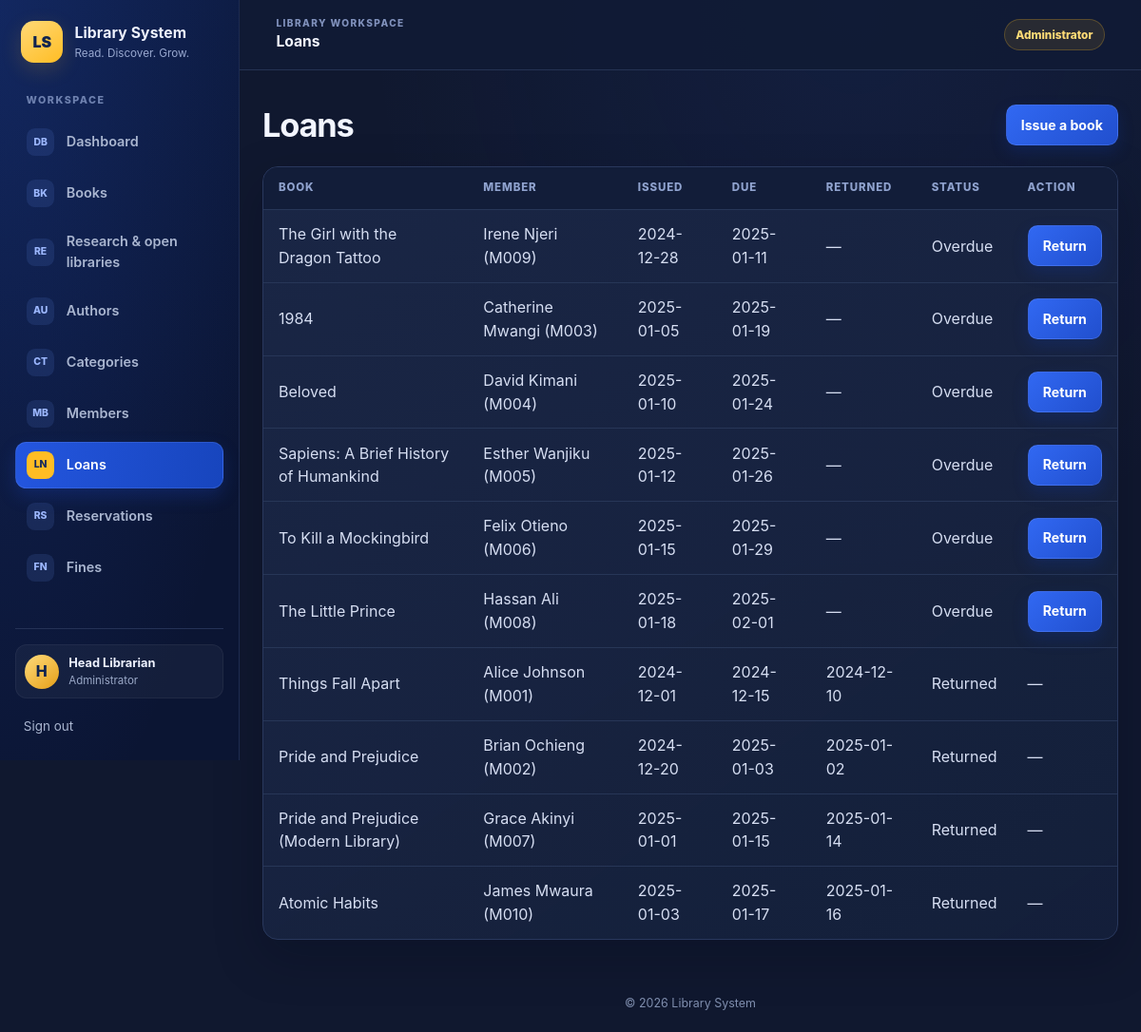
The page /loans/index.php (signed in) on the database its author committed.
### tables this page shows
CREATE TABLE loans (
    loan_id INT AUTO_INCREMENT PRIMARY KEY,
    member_id INT NOT NULL,
    book_id INT NOT NULL,
    date_issued DATE NOT NULL DEFAULT (CURRENT_DATE),
    due_date DATE NOT NULL,
    date_returned DATE NULL,
    status ENUM('borrowed','returned','overdue') DEFAULT 'borrowed',
    FOREIGN KEY (member_id) REFERENCES members(member_id)
        ON DELETE RESTRICT ON UPDATE CASCADE,
    FOREIGN KEY (book_id) REFERENCES books(book_id)
        ON DELETE RESTRICT ON UPDATE CASCADE
);

CREATE TABLE books (
    book_id INT AUTO_INCREMENT PRIMARY KEY,
    isbn VARCHAR(20) NOT NULL UNIQUE,
    title VARCHAR(200) NOT NULL,
    author_id INT NOT NULL,
    category_id INT NOT NULL,
    publisher VARCHAR(120),
    year_published SMALLINT UNSIGNED,
    total_copies INT NOT NULL DEFAULT 1 CHECK (total_copies >= 0),
    available_copies INT NOT NULL DEFAULT 1 CHECK (available_copies >= 0),
    cover_isbn VARCHAR(20),   
    digital_file_path VARCHAR(255) NULL,
    FOREIGN KEY (author_id) REFERENCES authors(author_id)
        ON DELETE RESTRICT ON UPDATE CASCADE,
    FOREIGN KEY (category_id) REFERENCES categories(category_id)
        ON DELETE RESTRICT ON UPDATE CASCADE
);

CREATE TABLE members (
    member_id INT AUTO_INCREMENT PRIMARY KEY,
    member_number VARCHAR(20) NOT NULL UNIQUE,
    full_name VARCHAR(100) NOT NULL,
    email VARCHAR(120) NOT NULL UNIQUE,
    password_hash VARCHAR(255) NULL,
    phone VARCHAR(20),
    status ENUM('active','suspended') DEFAULT 'active',
    date_joined DATE NOT NULL DEFAULT (CURRENT_DATE)
);

### includes/functions.php (called while the page is built, shortened)
<?php
function e($string) {
    return htmlspecialchars($string ?? '', ENT_QUOTES, 'UTF-8');
}

### loans/index.php (the view, shortened to what this page needs)
<?php
require_once '../config/database.php';
require_once '../includes/functions.php';
$loans = $pdo->query(
    "SELECT loans.loan_id, loans.date_issued, loans.due_date, loans.date_returned,
            CASE
                WHEN loans.status = 'borrowed' AND loans.due_date < CURDATE() THEN 'overdue'
                ELSE loans.status
            END AS display_status,
            members.member_number, members.full_name, books.title
     FROM loans
     INNER JOIN members ON members.member_id = loans.member_id
     INNER JOIN books ON books.book_id = loans.book_id
     ORDER BY (loans.status IN ('borrowed', 'overdue')) DESC, loans.due_date"
)->fetchAll();
require '../includes/header.php';
require '../includes/navbar.php';
?>
<main class="container">
    <header class="page-heading">
        <h1>Loans</h1>
        <a class="button" href="issue.php">Issue a book</a>
    </header>
    <?php if (!$loans): ?>
        <p class="card empty-state">No loans have been recorded yet.</p>
    <?php else: ?>
        <div class="table-wrap">
            <table>
                <thead><tr><th>Book</th><th>Member</th><th>Issued</th><th>Due</th><th>Returned</th><th>Status</th><th>Action</th></tr></thead>
                <tbody>
                <?php foreach ($loans as $loan): ?>
                    <tr>
                        <td><?= e($loan['title']) ?></td>
                        <td><?= e($loan['full_name']) ?> (<?= e($loan['member_number']) ?>)</td>
                        <td><?= e($loan['date_issued']) ?></td>
                        <td><?= e($loan['due_date']) ?></td>
                        <td><?= e($loan['date_returned'] ?: '—') ?></td>
                        <td><?= e(ucfirst($loan['display_status'])) ?></td>
                        <td>
                            <?php if (in_array($loan['display_status'], ['borrowed', 'overdue'], true)): ?>
                                <form class="inline-form" method="post" action="return.php"
                                      data-confirm="Record this book as returned?">
                                    <button class="button" type="submit">Return</button>
                                </form>
                            <?php else: ?>
                                —
                            <?php endif; ?>
                        </td>
                    </tr>
                <?php endforeach; ?>
                </tbody>
            </table>
        </div>
    <?php endif; ?>
</main>
<?php require '../includes/footer.php'; ?>

### assets/css/style.css (style rules this page uses)
:root { color-scheme: dark; font-family: Inter, "Segoe UI", Arial, sans-serif; background: #10182f; color: #eef2ff; font-synthesis: none; text-rendering: optimizeLegibility; --bg: #10182f; --sidebar: #0b1533; --surface: #151f3b; --surface-raised: #1b2849; --border: #29385d; --text: #eef2ff; --muted: #9aa8c7; --blue: #285bea; --gold: #ffbd24; --red: #ed6871; --green: #63d3ac; --shadow: 0 18px 50px rgb(3 9 25 / 25%); }
* { box-sizing: border-box; }
html { min-width: 320px; scroll-behavior: smooth; }
body { min-width: 320px; min-height: 100vh; margin: 0; color: var(--text); background: radial-gradient(ellipse at 75% 0%, rgb(42 82 190 / 11%), transparent 32rem), var(--bg); line-height: 1.55; }
a { color: #75a0ff; text-decoration: none; text-underline-offset: 3px; }
.container { width: min(1440px, calc(100% - clamp(1.25rem, 4vw, 3.5rem))); margin: clamp(1.25rem, 3vw, 2.25rem) auto; }
.page-heading { display: flex; flex-wrap: wrap; align-items: center; justify-content: space-between; gap: 1rem; margin-bottom: 1.35rem; }
.page-heading h1 { margin: 0; color: #f2f5ff; font-size: clamp(1.6rem, 3vw, 2.15rem); letter-spacing: -0.035em; line-height: 1.2; }
.card, .table-wrap { background: linear-gradient(145deg, rgb(26 39 71 / 95%), rgb(20 31 58 / 98%)); border: 1px solid var(--border); border-radius: 1rem; box-shadow: var(--shadow); }
.table-wrap { overflow-x: auto; }
table { width: 100%; border-collapse: collapse; }
th, td { padding: 0.82rem 1rem; text-align: left; vertical-align: middle; border-bottom: 1px solid #273657; }
th { color: #8fa2ce; background: #121d39; font-size: 0.72rem; font-weight: 800; letter-spacing: 0.075em; text-transform: uppercase; white-space: nowrap; }
td { color: #d6def2; }
tbody tr { transition: background 130ms ease; }
tbody tr:last-child td { border-bottom: 0; }
.button { display: inline-flex; min-height: 2.6rem; align-items: center; justify-content: center; gap: 0.4rem; padding: 0.6rem 0.95rem; color: #fff; font: inherit; font-size: 0.88rem; font-weight: 750; text-align: center; text-decoration: none; background: linear-gradient(135deg, #3168f2, #214fce); border: 1px solid rgb(144 173 255 / 18%); border-radius: 0.65rem; box-shadow: 0 7px 16px rgb(17 54 160 / 27%); cursor: pointer; transition: transform 150ms ease, filter 150ms ease, box-shadow 150ms ease; }
.inline-form { display: inline; margin: 0; }

### rows shown on the page
loans: book.title "The Girl with the Dragon Tattoo", member.full_name "Irene Njeri", member.member_number "M009", date_issued "2024-12-28", due_date "2025-01-11", date_returned "—", display_status "Overdue"
loans: book.title "1984", member.full_name "Catherine Mwangi", member.member_number "M003", date_issued "2025-01-05", due_date "2025-01-19", date_returned "—", display_status "Overdue"
loans: book.title "Beloved", member.full_name "David Kimani", member.member_number "M004", date_issued "2025-01-10", due_date "2025-01-24", date_returned "—", display_status "Overdue"
loans: book.title "Sapiens: A Brief History of Humankind", member.full_name "Esther Wanjiku", member.member_number "M005", date_issued "2025-01-12", due_date "2025-01-26", date_returned "—", display_status "Overdue"
loans: book.title "To Kill a Mockingbird", member.full_name "Felix Otieno", member.member_number "M006", date_issued "2025-01-15", due_date "2025-01-29", date_returned "—", display_status "Overdue"
loans: book.title "The Little Prince", member.full_name "Hassan Ali", member.member_number "M008", date_issued "2025-01-18", due_date "2025-02-01", date_returned "—", display_status "Overdue"
loans: book.title "Things Fall Apart", member.full_name "Alice Johnson", member.member_number "M001", date_issued "2024-12-01", due_date "2024-12-15", date_returned "2024-12-10", display_status "Returned"
loans: book.title "Pride and Prejudice", member.full_name "Brian Ochieng", member.member_number "M002", date_issued "2024-12-20", due_date "2025-01-03", date_returned "2025-01-02", display_status "Returned"
loans: book.title "Pride and Prejudice (Modern Library)", member.full_name "Grace Akinyi", member.member_number "M007", date_issued "2025-01-01", due_date "2025-01-15", date_returned "2025-01-14", display_status "Returned"
loans: book.title "Atomic Habits", member.full_name "James Mwaura", member.member_number "M010", date_issued "2025-01-03", due_date "2025-01-17", date_returned "2025-01-16", display_status "Returned"

### other values the page prints
$item['icon'] "DB"
$item['label'] "Dashboard"
$item['icon'] "BK"
$item['label'] "Books"
$item['icon'] "RE"
$item['label'] "Research & open libraries"
$item['icon'] "AU"
$item['label'] "Authors"
$item['icon'] "CT"
$item['label'] "Categories"
$item['icon'] "MB"
$item['label'] "Members"
$item['icon'] "LN"
$item['label'] "Loans"
$item['icon'] "RS"
